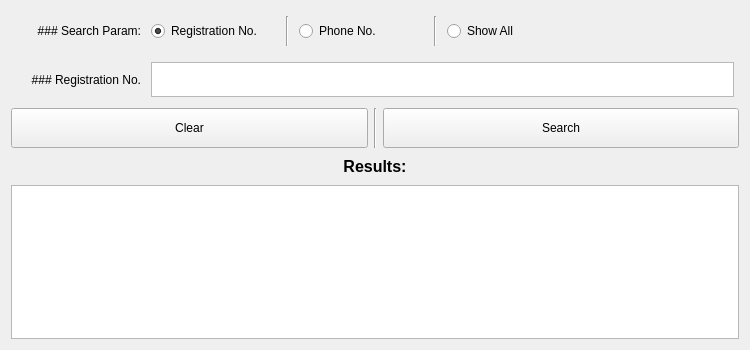
<?xml version="1.0" encoding="UTF-8"?>
<ui version="4.0">
 <class>SearchPatient</class>
 <widget class="QWidget" name="SearchPatient">
  <property name="geometry">
   <rect>
    <x>0</x>
    <y>0</y>
    <width>750</width>
    <height>350</height>
   </rect>
  </property>
  <property name="sizePolicy">
   <sizepolicy hsizetype="Expanding" vsizetype="Expanding">
    <horstretch>0</horstretch>
    <verstretch>0</verstretch>
   </sizepolicy>
  </property>
  <property name="windowTitle">
   <string>Form</string>
  </property>
  <layout class="QGridLayout" name="gridLayout">
   <item row="0" column="0">
    <layout class="QVBoxLayout" name="verticalLayout">
     <item>
      <layout class="QFormLayout" name="frm_choices">
       <property name="horizontalSpacing">
        <number>10</number>
       </property>
       <property name="verticalSpacing">
        <number>10</number>
       </property>
       <property name="leftMargin">
        <number>5</number>
       </property>
       <property name="topMargin">
        <number>5</number>
       </property>
       <property name="rightMargin">
        <number>5</number>
       </property>
       <property name="bottomMargin">
        <number>5</number>
       </property>
       <item row="0" column="0">
        <widget class="QLabel" name="lbl_regno">
         <property name="minimumSize">
          <size>
           <width>125</width>
           <height>20</height>
          </size>
         </property>
         <property name="text">
          <string>### Search Param:</string>
         </property>
         <property name="textFormat">
          <enum>Qt::MarkdownText</enum>
         </property>
         <property name="alignment">
          <set>Qt::AlignRight|Qt::AlignTrailing|Qt::AlignVCenter</set>
         </property>
        </widget>
       </item>
       <item row="0" column="1">
        <layout class="QHBoxLayout" name="horizontalLayout">
         <property name="spacing">
          <number>10</number>
         </property>
         <item>
          <widget class="QRadioButton" name="rb_rno">
           <property name="sizePolicy">
            <sizepolicy hsizetype="Fixed" vsizetype="Fixed">
             <horstretch>0</horstretch>
             <verstretch>0</verstretch>
            </sizepolicy>
           </property>
           <property name="minimumSize">
            <size>
             <width>125</width>
             <height>30</height>
            </size>
           </property>
           <property name="maximumSize">
            <size>
             <width>125</width>
             <height>30</height>
            </size>
           </property>
           <property name="sizeIncrement">
            <size>
             <width>0</width>
             <height>0</height>
            </size>
           </property>
           <property name="baseSize">
            <size>
             <width>125</width>
             <height>30</height>
            </size>
           </property>
           <property name="text">
            <string>Registration No.</string>
           </property>
           <property name="checked">
            <bool>true</bool>
           </property>
           <property name="autoExclusive">
            <bool>true</bool>
           </property>
           <attribute name="buttonGroup">
            <string notr="true">rb_btn_grp</string>
           </attribute>
          </widget>
         </item>
         <item>
          <widget class="Line" name="line_2">
           <property name="orientation">
            <enum>Qt::Vertical</enum>
           </property>
          </widget>
         </item>
         <item>
          <widget class="QRadioButton" name="rb_pno">
           <property name="sizePolicy">
            <sizepolicy hsizetype="Fixed" vsizetype="Fixed">
             <horstretch>0</horstretch>
             <verstretch>0</verstretch>
            </sizepolicy>
           </property>
           <property name="minimumSize">
            <size>
             <width>125</width>
             <height>30</height>
            </size>
           </property>
           <property name="maximumSize">
            <size>
             <width>125</width>
             <height>30</height>
            </size>
           </property>
           <property name="baseSize">
            <size>
             <width>125</width>
             <height>30</height>
            </size>
           </property>
           <property name="text">
            <string>Phone No.</string>
           </property>
           <attribute name="buttonGroup">
            <string notr="true">rb_btn_grp</string>
           </attribute>
          </widget>
         </item>
         <item>
          <widget class="Line" name="line_3">
           <property name="orientation">
            <enum>Qt::Vertical</enum>
           </property>
          </widget>
         </item>
         <item>
          <widget class="QRadioButton" name="rb_showall">
           <property name="sizePolicy">
            <sizepolicy hsizetype="Fixed" vsizetype="Fixed">
             <horstretch>0</horstretch>
             <verstretch>0</verstretch>
            </sizepolicy>
           </property>
           <property name="minimumSize">
            <size>
             <width>125</width>
             <height>30</height>
            </size>
           </property>
           <property name="maximumSize">
            <size>
             <width>125</width>
             <height>30</height>
            </size>
           </property>
           <property name="baseSize">
            <size>
             <width>125</width>
             <height>30</height>
            </size>
           </property>
           <property name="text">
            <string>Show All</string>
           </property>
           <attribute name="buttonGroup">
            <string notr="true">rb_btn_grp</string>
           </attribute>
          </widget>
         </item>
        </layout>
       </item>
      </layout>
     </item>
     <item>
      <layout class="QFormLayout" name="frm_in">
       <property name="fieldGrowthPolicy">
        <enum>QFormLayout::AllNonFixedFieldsGrow</enum>
       </property>
       <property name="horizontalSpacing">
        <number>10</number>
       </property>
       <property name="verticalSpacing">
        <number>10</number>
       </property>
       <property name="leftMargin">
        <number>5</number>
       </property>
       <property name="topMargin">
        <number>5</number>
       </property>
       <property name="rightMargin">
        <number>5</number>
       </property>
       <property name="bottomMargin">
        <number>5</number>
       </property>
       <item row="0" column="0">
        <widget class="QLabel" name="lbl_in">
         <property name="minimumSize">
          <size>
           <width>125</width>
           <height>20</height>
          </size>
         </property>
         <property name="text">
          <string>### Registration No.</string>
         </property>
         <property name="textFormat">
          <enum>Qt::MarkdownText</enum>
         </property>
         <property name="alignment">
          <set>Qt::AlignRight|Qt::AlignTrailing|Qt::AlignVCenter</set>
         </property>
        </widget>
       </item>
       <item row="0" column="1">
        <widget class="QTextEdit" name="txt_in">
         <property name="sizePolicy">
          <sizepolicy hsizetype="Expanding" vsizetype="Fixed">
           <horstretch>0</horstretch>
           <verstretch>0</verstretch>
          </sizepolicy>
         </property>
         <property name="minimumSize">
          <size>
           <width>0</width>
           <height>35</height>
          </size>
         </property>
         <property name="maximumSize">
          <size>
           <width>16777215</width>
           <height>35</height>
          </size>
         </property>
        </widget>
       </item>
      </layout>
     </item>
     <item>
      <layout class="QHBoxLayout" name="hl_btns">
       <item>
        <widget class="QPushButton" name="btn_clear">
         <property name="sizePolicy">
          <sizepolicy hsizetype="MinimumExpanding" vsizetype="Fixed">
           <horstretch>0</horstretch>
           <verstretch>0</verstretch>
          </sizepolicy>
         </property>
         <property name="minimumSize">
          <size>
           <width>150</width>
           <height>40</height>
          </size>
         </property>
         <property name="maximumSize">
          <size>
           <width>400</width>
           <height>40</height>
          </size>
         </property>
         <property name="text">
          <string>Clear</string>
         </property>
        </widget>
       </item>
       <item>
        <widget class="Line" name="line">
         <property name="orientation">
          <enum>Qt::Vertical</enum>
         </property>
        </widget>
       </item>
       <item>
        <widget class="QPushButton" name="btn_search">
         <property name="sizePolicy">
          <sizepolicy hsizetype="MinimumExpanding" vsizetype="Fixed">
           <horstretch>0</horstretch>
           <verstretch>0</verstretch>
          </sizepolicy>
         </property>
         <property name="minimumSize">
          <size>
           <width>150</width>
           <height>40</height>
          </size>
         </property>
         <property name="maximumSize">
          <size>
           <width>400</width>
           <height>40</height>
          </size>
         </property>
         <property name="baseSize">
          <size>
           <width>150</width>
           <height>40</height>
          </size>
         </property>
         <property name="text">
          <string>Search</string>
         </property>
        </widget>
       </item>
      </layout>
     </item>
     <item>
      <widget class="QLabel" name="lbl_Result">
       <property name="minimumSize">
        <size>
         <width>0</width>
         <height>25</height>
        </size>
       </property>
       <property name="maximumSize">
        <size>
         <width>16777215</width>
         <height>25</height>
        </size>
       </property>
       <property name="sizeIncrement">
        <size>
         <width>0</width>
         <height>0</height>
        </size>
       </property>
       <property name="text">
        <string>&lt;span style=&quot;font-size:12pt;&quot;&gt;&lt;b&gt;Results:&lt;/b&gt;&lt;/span&gt;</string>
       </property>
       <property name="textFormat">
        <enum>Qt::RichText</enum>
       </property>
       <property name="alignment">
        <set>Qt::AlignCenter</set>
       </property>
      </widget>
     </item>
     <item>
      <widget class="QTableView" name="tbv_results">
       <property name="contextMenuPolicy">
        <enum>Qt::CustomContextMenu</enum>
       </property>
       <property name="editTriggers">
        <set>QAbstractItemView::EditKeyPressed</set>
       </property>
       <property name="alternatingRowColors">
        <bool>true</bool>
       </property>
       <property name="selectionMode">
        <enum>QAbstractItemView::SingleSelection</enum>
       </property>
       <property name="selectionBehavior">
        <enum>QAbstractItemView::SelectRows</enum>
       </property>
       <attribute name="horizontalHeaderCascadingSectionResizes">
        <bool>false</bool>
       </attribute>
       <attribute name="verticalHeaderCascadingSectionResizes">
        <bool>false</bool>
       </attribute>
      </widget>
     </item>
    </layout>
   </item>
  </layout>
 </widget>
 <resources/>
 <connections/>
 <buttongroups>
  <buttongroup name="rb_btn_grp"/>
 </buttongroups>
</ui>
